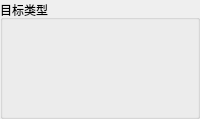
               <widget class="QGroupBox" name="groupBox_5">
                <property name="title">
                 <string>目标类型</string>
                </property>
                <layout class="QVBoxLayout" name="verticalLayout_11">
                 <item>
                  <layout class="QHBoxLayout" name="horizontalLayout_19">
                   <item>
                    <layout class="QVBoxLayout" name="verticalLayout_35">
                     <item>
                      <widget class="QLabel" name="label_datasetClaImg1">
                       <property name="text">
                        <string/>
                       </property>
                      </widget>
                     </item>
                     <item>
                      <widget class="QLabel" name="label_datasetCla1">
                       <property name="maximumSize">
                        <size>
                         <width>16777215</width>
                         <height>30</height>
                        </size>
                       </property>
                       <property name="text">
                        <string/>
                       </property>
                      </widget>
                     </item>
                    </layout>
                   </item>
                   <item>
                    <layout class="QVBoxLayout" name="verticalLayout_19">
                     <item>
                      <widget class="QLabel" name="label_datasetClaImg2">
                       <property name="text">
                        <string/>
                       </property>
                      </widget>
                     </item>
                     <item>
                      <widget class="QLabel" name="label_datasetCla2">
                       <property name="maximumSize">
                        <size>
                         <width>16777215</width>
                         <height>30</height>
                        </size>
                       </property>
                       <property name="text">
                        <string/>
                       </property>
                      </widget>
                     </item>
                    </layout>
                   </item>
                   <item>
                    <layout class="QVBoxLayout" name="verticalLayout_14">
                     <item>
                      <widget class="QLabel" name="label_datasetClaImg3">
                       <property name="text">
                        <string/>
                       </property>
                      </widget>
                     </item>
                     <item>
                      <widget class="QLabel" name="label_datasetCla3">
                       <property name="maximumSize">
                        <size>
                         <width>16777215</width>
                         <height>30</height>
                        </size>
                       </property>
                       <property name="text">
                        <string/>
                       </property>
                      </widget>
                     </item>
                    </layout>
                   </item>
                  </layout>
                 </item>
                 <item>
                  <layout class="QHBoxLayout" name="horizontalLayout_20">
                   <item>
                    <layout class="QVBoxLayout" name="verticalLayout_37">
                     <item>
                      <widget class="QLabel" name="label_datasetClaImg4">
                       <property name="text">
                        <string/>
                       </property>
                      </widget>
                     </item>
                     <item>
                      <widget class="QLabel" name="label_datasetCla4">
                       <property name="maximumSize">
                        <size>
                         <width>16777215</width>
                         <height>30</height>
                        </size>
                       </property>
                       <property name="text">
                        <string/>
                       </property>
                      </widget>
                     </item>
                    </layout>
                   </item>
                   <item>
                    <layout class="QVBoxLayout" name="verticalLayout_39">
                     <item>
                      <widget class="QLabel" name="label_datasetClaImg5">
                       <property name="text">
                        <string/>
                       </property>
                      </widget>
                     </item>
                     <item>
                      <widget class="QLabel" name="label_datasetCla5">
                       <property name="maximumSize">
                        <size>
                         <width>16777215</width>
                         <height>30</height>
                        </size>
                       </property>
                       <property name="text">
                        <string/>
                       </property>
                      </widget>
                     </item>
                    </layout>
                   </item>
                   <item>
                    <layout class="QVBoxLayout" name="verticalLayout_38">
                     <item>
                      <widget class="QLabel" name="label_datasetClaImg6">
                       <property name="text">
                        <string/>
                       </property>
                      </widget>
                     </item>
                     <item>
                      <widget class="QLabel" name="label_datasetCla6">
                       <property name="maximumSize">
                        <size>
                         <width>16777215</width>
                         <height>30</height>
                        </size>
                       </property>
                       <property name="text">
                        <string/>
                       </property>
                      </widget>
                     </item>
                    </layout>
                   </item>
                  </layout>
                 </item>
                </layout>
               </widget>
